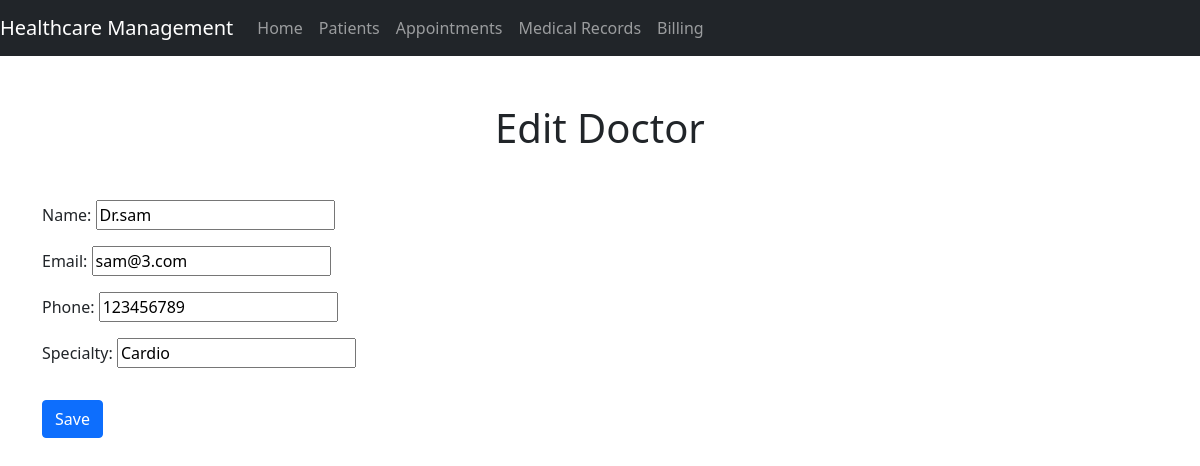
Page /doctors/1/edit/ on the committed database.
### Health_Care_app/models.py (models this page shows, shortened)
class Doctor(models.Model):
    name = models.CharField(max_length=100)
    email = models.EmailField(unique=True)
    phone = models.CharField(max_length=20)
    specialty = models.CharField(max_length=100)
    created_at = models.DateTimeField(auto_now_add=True)
    updated_at = models.DateTimeField(auto_now=True)

### Health_Care_app/views.py (the view)
# urls.py: path('doctors/<int:pk>/edit/', views.doctor_edit, name='doctor_edit'),
def doctor_edit(request, pk):
    doctor = get_object_or_404(Doctor, pk=pk)
    if request.method == "POST":
        form = DoctorForm(request.POST, instance=doctor)
        if form.is_valid():
            doctor = form.save()
            return redirect('doctor_detail', pk=doctor.pk)
    else:
        form = DoctorForm(instance=doctor)
    return render(request, 'Health_Care_app/doctor_edit.html', {'form': form})

### Health_Care_app/forms.py
class DoctorForm(forms.ModelForm):
    class Meta:
        model = Doctor
        fields = ('name', 'email', 'phone', 'specialty')

### Health_Care_app/templates/Health_Care_app/doctor_edit.html (shortened to what this page needs)
{% extends 'Health_Care_app/base.html' %}
{% block content %}
  <h1 class="text-center mb-5">{% if form.instance.pk %}Edit Doctor{% else %}New Doctor{% endif %}</h1>
  <form method="post">
    {{ form.as_p }}
    <input type="submit" class="btn btn-primary mt-3" value="Save">
  </form>
{% endblock %}

### rows in the picture
Doctor: name "Dr.sam", email "sam@3.com", phone "123456789", specialty "Cardio"
